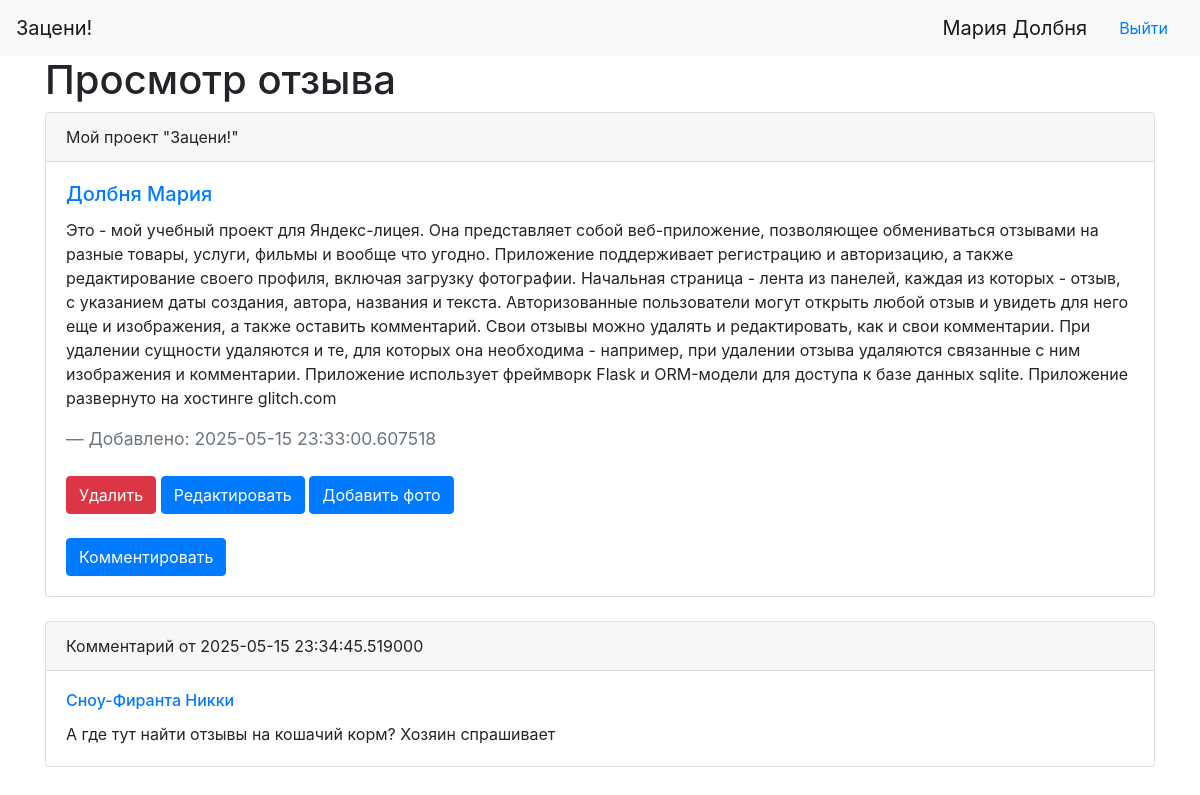
The app's page /review/1 (signed in) with its own data.
### data/users.py (models this page shows, shortened)
class User(SqlAlchemyBase, UserMixin, SerializerMixin):
    __tablename__ = 'users'
    id = sqlalchemy.Column(sqlalchemy.Integer, primary_key=True, autoincrement=True)
    surname = sqlalchemy.Column(sqlalchemy.String, nullable=False)
    name = sqlalchemy.Column(sqlalchemy.String, nullable=False)
    age = sqlalchemy.Column(sqlalchemy.Integer, nullable=True)
    email = sqlalchemy.Column(sqlalchemy.String,
                              index=True, unique=True, nullable=False)
    hashed_password = sqlalchemy.Column(sqlalchemy.String, nullable=True)
    registration_date = sqlalchemy.Column(sqlalchemy.DateTime, default=datetime.datetime.now, nullable=False)
    about = sqlalchemy.Column(sqlalchemy.String, nullable=True)

### data/reviews.py (models this page shows)
class Review(SqlAlchemyBase, SerializerMixin):
    __tablename__ = 'reviews'
    id = sqlalchemy.Column(sqlalchemy.Integer, primary_key=True, autoincrement=True)
    author_id = sqlalchemy.Column(sqlalchemy.Integer, sqlalchemy.ForeignKey("users.id"), nullable=False)
    title = sqlalchemy.Column(sqlalchemy.String, nullable=False)
    text = sqlalchemy.Column(sqlalchemy.String, nullable=False)
    creation_date = sqlalchemy.Column(sqlalchemy.DateTime, default=datetime.datetime.now, nullable=False)
    author = orm.relationship('User')

### data/comments.py (models this page shows)
class Comment(SqlAlchemyBase):
    __tablename__ = 'comments'
    id = sqlalchemy.Column(sqlalchemy.Integer, primary_key=True, autoincrement=True)
    author_id = sqlalchemy.Column(sqlalchemy.Integer, sqlalchemy.ForeignKey("users.id"), nullable=False)
    review_id = sqlalchemy.Column(sqlalchemy.Integer, sqlalchemy.ForeignKey("reviews.id"), nullable=False)
    text = sqlalchemy.Column(sqlalchemy.String, nullable=False)
    creation_date = sqlalchemy.Column(sqlalchemy.DateTime, default=datetime.datetime.now, nullable=False)
    author = orm.relationship('User')
    review = orm.relationship('Review')

### server.py (the view)
@app.route('/review/<int:review_id>')
@login_required
def review(review_id):
    db_sess = db_session.create_session()
    review = db_sess.query(Review).get(review_id)
    if review:
        comments = db_sess.query(Comment).filter(Comment.review_id == review.id).all()
        photos = db_sess.query(Photo).filter(Photo.review_id == review.id).all()
        return render_template('review.html', title='Просмотр отзыва', review=review, comments=comments, photos=photos)
    return redirect("/")

### data/db_session.py (called while the page is built)
def create_session() -> Session:
    global __factory
    return __factory()

### server.py (called while the page is built)
@login_manager.user_loader
def load_user(user_id):
    db_sess = db_session.create_session()
    return db_sess.query(User).get(user_id)

### templates/review.html (shortened to what this page needs)
{% extends "base.html" %}
{% block content %}
<h1>{{ title }}</h1>
<div class="card">
  <div class="card-header">
    {{review.title}}
  </div>
  <div class="card-body">
    <h5 class="card-title"><img class="avatar_thumb" src="/static/img/avatar_for_id_{{ review.author.id }}.jpg" alt=""><a href="/user/{{ review.author.id }}">{{review.author.surname}} {{review.author.name}}</a></h5>
    <p class="card-text">{{review.text}}</p>
    <blockquote class="blockquote mb-0">
      <footer class="blockquote-footer">Добавлено: {{review.creation_date}}</footer>
    </blockquote>
    <br>
{% if current_user.is_authenticated and current_user.id == review.author_id %}
    <a href="/review_del/{{ review.id }}" class="btn btn-primary btn-danger">Удалить</a>
    <a href="/review_edit/{{ review.id }}" class="btn btn-primary">Редактировать</a>
    <a href="/review_add_photo/{{ review.id }}" class="btn btn-primary">Добавить фото</a>
    <br>
{% endif %}
    <br>
    <a href="/comment_add/{{ review.id }}" class="btn btn-primary">Комментировать</a>
  </div>
</div>
<br>
{% for comment in comments %}
<div class="card">
  <div class="card-header">
    Комментарий от {{comment.creation_date}}
  </div>
  <div class="card-body">
    <h6 class="card-title"><img class="avatar_thumb" src="/static/img/avatar_for_id_{{ comment.author.id }}.jpg" alt=""><a href="/user/{{ comment.author.id }}">{{comment.author.surname}} {{comment.author.name}}</a></h6>
    <p class="card-text">{{comment.text}}</p>
  </div>
</div>
{% endfor %}
{% endblock %}

### templates/base.html (shortened to what this page needs)
<!doctype html>
<html lang="en">
<head>
  <head>
    <link rel="stylesheet" href="https://cdn.jsdelivr.net/npm/bootstrap@4.6.2/dist/css/bootstrap.min.css">
    <link rel="stylesheet" href="/static/css/style.css">
</head>
<body>
<nav class="navbar navbar-expand-lg navbar-light bg-light">
  <a class="navbar-brand" href="/">Зацени!</a>
  <div class="collapse navbar-collapse" id="navbarSupportedContent">
{% if current_user.is_authenticated %}
    <a class="navbar-brand" href="/user/{{ current_user.id }}">{{ current_user.name }} {{ current_user.surname }}</a>
    <a class="nav-link" href="/logout">Выйти</a>
{% else %}
    <p>
        <a class="btn btn-primary " href="/register">Зарегистрироваться</a>
        <a class="btn btn-success" href="/login">Войти</a>
    </p>
{% endif %}
  </div>
</nav>
<main role="main" class="container">
    {% block content %}{% endblock %}
</main>
</body>
</html>

### records on screen
User: name "Мария", surname "Долбня", author.surname "Долбня", author.name "Мария"
Review: title "Мой проект \"Зацени!\"", text "Это - мой учебный проект для Яндекс-лицея. Она представляет собой веб-приложение, позволяющее обмениваться отзывами на разные товары, услуги, фильмы и вообще что угодно. Приложение поддерживает регистрацию и авторизацию, а также редактирование своего профиля, включая загрузку фотографии. Начальная страница - лента из панелей, каждая из которых - отзыв, с указанием даты создания, автора, названия и текста. Авторизованные пользователи могут открыть любой отзыв и увидеть для него еще и изображения, а также оставить комментарий. Свои отзывы можно удалять и редактировать, как и свои комментарии. При удалении сущности удаляются и те, для которых она необходима - например, при удалении отзыва…", creation_date "2025-05-15 23:33:00.607518"
Comment: creation_date "2025-05-15 23:34:45.519000", author.surname "Сноу-Фиранта", author.name "Никки", text "А где тут найти отзывы на кошачий корм? Хозяин спрашивает"

### other values on screen
{{ title }} "Просмотр отзыва"
